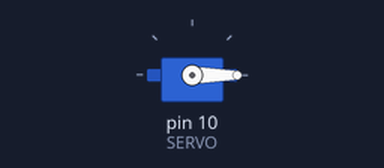
This sketch was run on a simulated Arduino Uno, built with avr-gcc and run on an emulated ATmega328P. Parts: servo.

Above: at 0.1 s.
At 6.1 s:
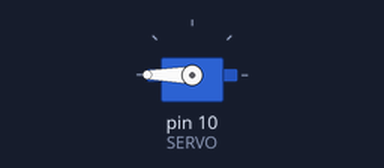
Timing chart, 0 to 7.6 s (numbered marks = the images above):
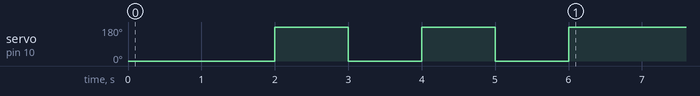

The sketch:

354_0.ino
```cpp
#include <Servo.h>

const int SERVO = 10;
Servo servo;

void setup() {
  servo.attach(SERVO);
  servo.write(0);

  delay(1000);

  for(int cnt=0;cnt<=2;cnt++) {
  servo.write(0);
  delay(1000);
  servo.write(180);
  delay(1000);
  }

  servo.detach();
}

void loop() {

}
```
